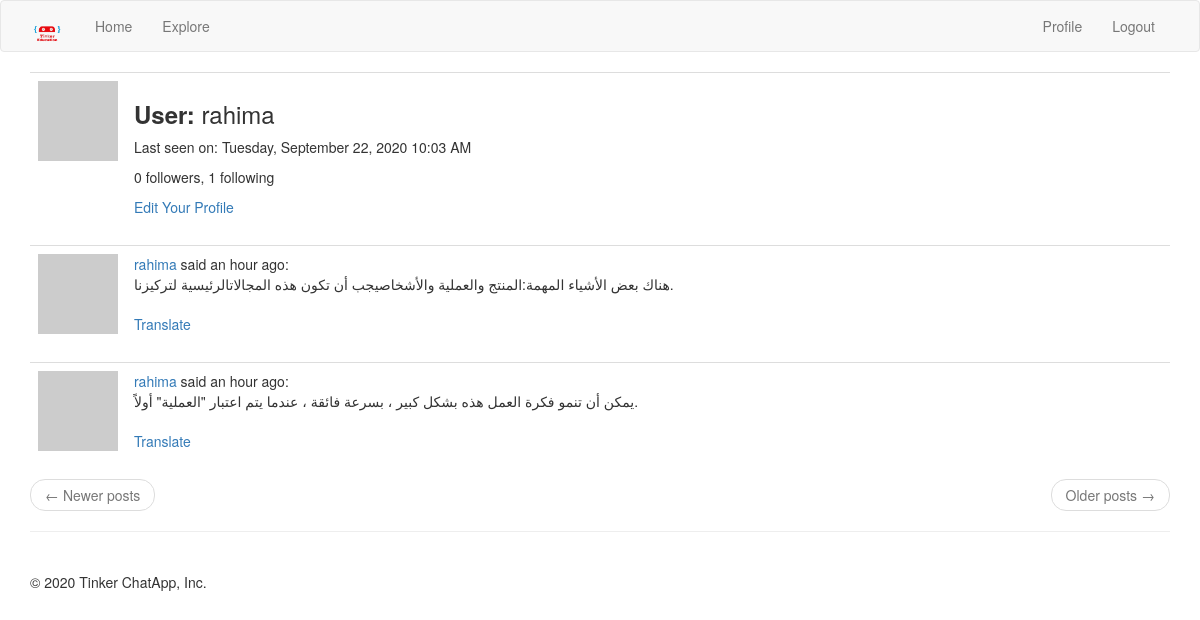
Before: /profile/rahima (signed in) with the older database file.
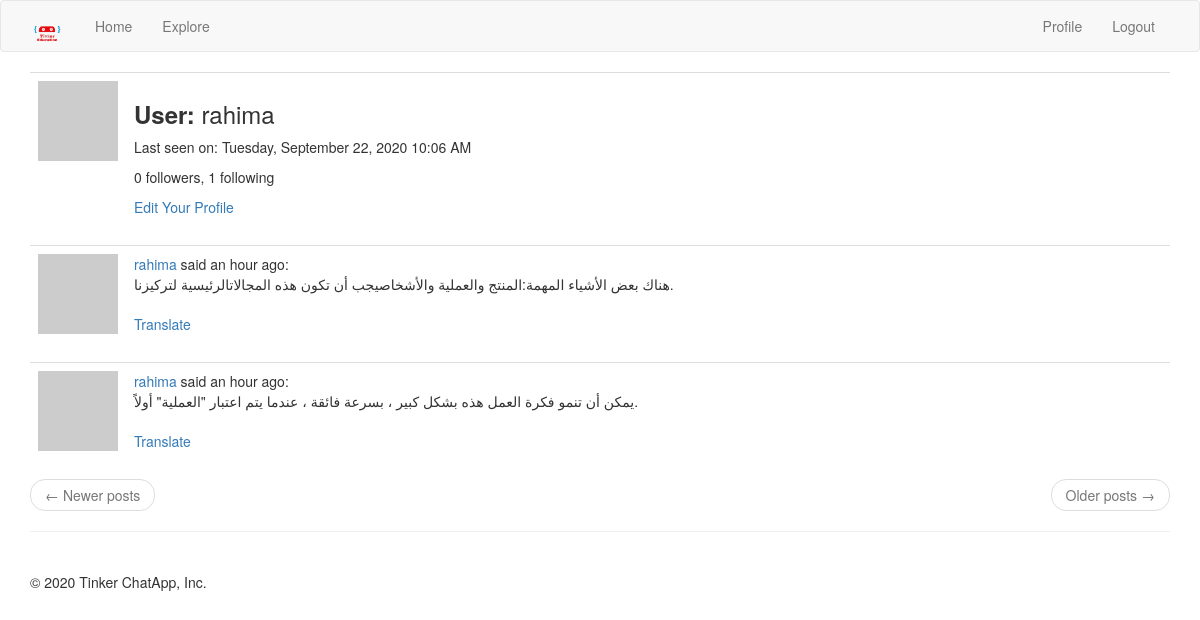
After: the same page with the newer database file.
### app/models.py (models this page shows, shortened)
class User( UserMixin ,db.Model):
    id = db.Column(db.Integer, primary_key = True)
    username = db.Column(db.String(64), unique = True, index = True)
    email = db.Column(db.String(120), unique = True, index = True)
    password_hash = db.Column(db.String(128))
    posts = db.relationship('Post', backref = 'author', lazy = 'dynamic')
    about_me = db.Column(db.String(140))
    last_seen = db.Column(db.DateTime, default = datetime.utcnow)
    followed = db.relationship(
        'User',
        secondary = followers,
        primaryjoin = (followers.c.follower_id == id),
        secondaryjoin = (followers.c.followed_id == id),
        backref = db.backref('followers', lazy = 'dynamic'),
        lazy = 'dynamic'
    )
    def avatar(self, size):
        digest = md5(self.email.lower().encode('utf-8')).hexdigest()
        return 'https://www.gravatar.com/avatar/{}?d=identicon&s={}'.format(digest, size)

class Post(db.Model):
    id = db.Column(db.Integer, primary_key = True)
    body = db.Column(db.String(140))
    timestamp = db.Column(db.DateTime, index = True, default = datetime.utcnow)
    user_id = db.Column(db.Integer, db.ForeignKey('user.id'))
    language = db.Column(db.String(5))

### app/routes.py (the view)
@app.route('/profile/<username>')
@login_required
def profile(username):
    user = User.query.filter_by(username = username).first_or_404()
    form = EmptyForm()
    page = request.args.get('page', 1, type=int)
    posts = user.posts.order_by(Post.timestamp.desc()).paginate(
        page, app.config['POSTS_PER_PAGE'], False
    )
    next_url = url_for('profile', username = username, page = posts.next_num) \
        if posts.has_next else None
    prev_url = url_for('profile', username = username, page = posts.prev_num) \
        if posts.has_prev else None
    return render_template('profile.html', title = 'Profile', user = user, form = form, posts = posts.items, next_url = next_url, prev_url = prev_url)

### app/models.py (called while the page is built)
@login.user_loader
def load_user(id):
    return User.query.get(int(id))

### app/routes.py (called while the page is built)
@app.before_request
def before_request():
    if current_user.is_authenticated:
        current_user.last_seen = datetime.utcnow()
        db.session.commit()
    g.locale = str(get_locale())

### app/templates/profile.html (shortened to what this page needs)
{% extends 'base.html' %}
{% import 'bootstrap/wtf.html' as wtf %}
{% block app_content %}
    <table class="table">
        <tr valign = 'top'>
            <td width = '70px'>
                <img src="{{ user.avatar(128) }}">
            </td>
            <td>
                <h3><b>{{ _('User') }}: </b>{{ user.username }}</h3>
                {% if user.last_seen %}<p>{{ _('Last seen on') }}: {{ moment(user.last_seen).format('LLLL') }}</p>{% endif %}
                <p>{{ user.followers.count() }} followers, {{ user.followed.count() }} following</p>
                {% if user == current_user %}
                    <a href="{{ url_for('edit_profile') }}">{{ _('Edit Your Profile') }}</a>
                {% endif %}
            </td>
        </tr>
    </table>
    {% for post in posts %}
        {% include '_posts.html' %}
    {% endfor %}
    <nav aria-label="...">
        <ul class="pager">
            <li class="previous{% if not prev_url %} disabled{% endif %}">
                <a href="{{ prev_url or '#' }}">
                    <span aria-hidden="true">&larr;</span> Newer posts
                </a>
            </li>
            <li class="next{% if not next_url %} disabled{% endif %}">
                <a href="{{ next_url or '#' }}">
                    Older posts <span aria-hidden="true">&rarr;</span>
                </a>
            </li>
        </ul>
    </nav>
{% endblock %}

### app/templates/base.html (shortened to what this page needs)
{% extends 'bootstrap/base.html' %}
{% block head %}
{{super()}}
{% endblock %}
{% block navbar %}
<nav class="navbar navbar-default">
    <div class="container">
        <div class="navbar-header">
            <a class="navbar-brand" href="{{ url_for('home') }}"><img src="{{url_for('static', filename = 'images/tinker_logo.png')}}" width="35", height="35"></a>
        </div>
        <div class="collapse navbar-collapse" id="bs-example-navbar-collapse-1">
            <ul class="nav navbar-nav">
                <li><a href="{{ url_for('home') }}">Home</a></li>
                <li><a href="{{ url_for('explore') }}">Explore</a></li>
            </ul>
            <ul class="nav navbar-nav navbar-right">
            {% if current_user.is_anonymous %}
                <li><a href="{{ url_for('login') }}">Login</a></li>
            {% else %}
                <li><a href="{{ url_for('profile', username = current_user.username) }}">Profile</a></li>
                <li><a href="{{ url_for('logout') }}">Logout</a></li>
            {% endif %}
        </div>
    </div>
</nav>
{% endblock %}
{% block content %}
    <div class="container">
        {% block app_content %}
        {% endblock %}
        <hr><br>{{super()}}
        {%- block footer %}
            <footer>&copy; {{moment().format('YYYY') }} Tinker ChatApp, Inc.</footer>
        {%- endblock footer %}
    </div>
{% endblock %}

### app/templates/_posts.html
<table class="table table-hover">
    <tr valign = 'top'>
        <td width="70px">
            <a href="{{ url_for('profile', username=post.author.username) }}">
                <img src="{{ post.author.avatar(36) }}" />
            </a>
        </td>
        <td>
            <a href="{{ url_for('profile', username=post.author.username) }}">
                {{ post.author.username }}
            </a>
            said {{ moment(post.timestamp).fromNow() }}:
            <br>
            <span id="post{{ post.id }}">{{ post.body }}</span>
            {% if post.language and post.language != g.locale %}
                <br><br>
                <span id="translation{{ post.id }}">
                    <a href="javascript:translate(
                                '#post{{ post.id }}',
                                '#translation{{ post.id }}',
                                '{{ post.language }}',
                                '{{ g.locale }}');">{{ _('Translate') }}</a>
                </span>
            {% endif %}
        </td>
    </tr>
</table>

Changed rows visible on the page:
changed User "rahima": last_seen "Tuesday, September 22, 2020 10:03 AM" → "Tuesday, September 22, 2020 10:06 AM"
